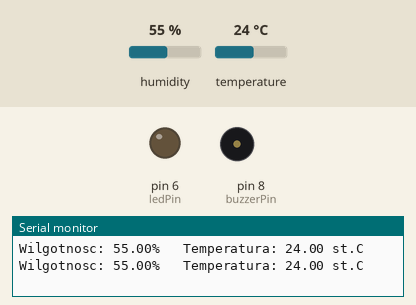
Bench run of a sketch on a simulated Arduino Uno, built with avr-gcc and run on an emulated ATmega328P. Parts: output pins drawn as LEDs (lit = HIGH), buzzer (waves = sounding), the last lines printed to the serial monitor. The test bench sets the inputs (shaded band); at power-on: temperature 24 °C, humidity 55 %.

Above: at 4.8 s.
4.9 s: temperature set to 27 °C
7.9 s: temperature set to 30 °C
At 9.2 s:
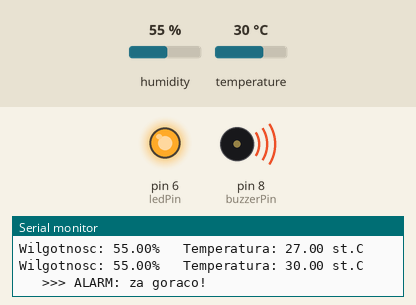
10.9 s: temperature set to 12 °C
At 13.1 s:
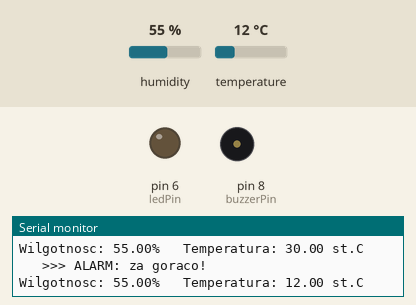
13.9 s: temperature set to 33 °C
At 14.5 s:
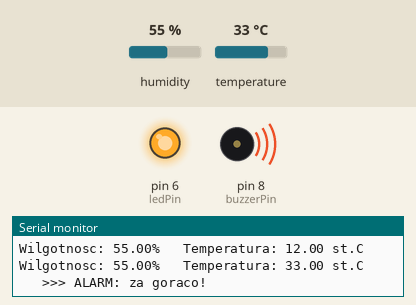
Timing chart, 0 to 16.9 s (numbered marks = the images above; inputs shaded):
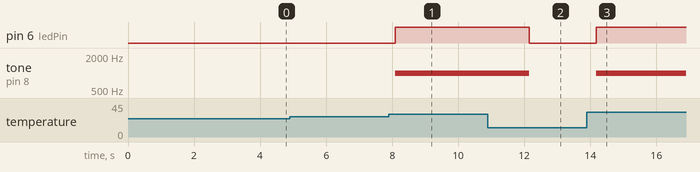

The sketch:

DHT11d_buzzer.ino
```cpp
#include "DHT.h"

#define DHTPIN 4
#define DHTTYPE DHT11

const int ledPin = 6;
const int buzzerPin = 8;           // wbudowany buzzer Maker Uno
const float progTemperatury = 28;  // ustaw wg swojego pokoju!

DHT dht(DHTPIN, DHTTYPE);

void setup() {
  Serial.begin(9600);
  pinMode(ledPin, OUTPUT);
  dht.begin();
}

void loop() {
  delay(2000);

  float wilgotnosc = dht.readHumidity();
  float temperatura = dht.readTemperature();

  if (isnan(wilgotnosc) || isnan(temperatura)) {
    Serial.println("Blad odczytu z czujnika!");
    return;
  }

  Serial.print("Wilgotnosc: ");
  Serial.print(wilgotnosc);
  Serial.print("%   Temperatura: ");
  Serial.print(temperatura);
  Serial.println(" st.C");

  if (temperatura > progTemperatury) {
    digitalWrite(ledPin, HIGH);
    tone(buzzerPin, 1000);           // dzwiek o czestotliwosci 1000 Hz
    Serial.println("   >>> ALARM: za goraco!");
  } else {
    digitalWrite(ledPin, LOW);
    noTone(buzzerPin);               // cisza
  }
}
```

Measured:
- the behaviour switches between 28 and 29 °C on temperature (found by bisection; images 0 and 1)
- after the input at 7.9 s, pin 6 (ledPin): LOW → HIGH after 0.20 s; tone on pin 8 (buzzerPin): silent → 1000 Hz after 0.20 s
- after the input at 10.9 s, pin 6 (ledPin): HIGH → LOW after 1.3 s; tone on pin 8 (buzzerPin): 1000 Hz → silent after 1.3 s
- after the input at 13.9 s, pin 6 (ledPin): LOW → HIGH after 0.28 s; tone on pin 8 (buzzerPin): silent → 1000 Hz after 0.28 s
